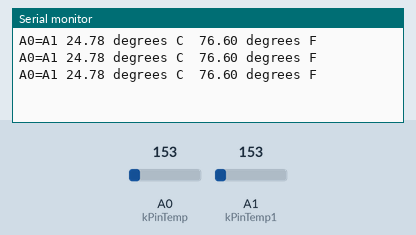
Recording of a sketch running on a simulated Arduino Uno, built with avr-gcc and run on an emulated ATmega328P. Shown: the last lines printed to the serial monitor. The inputs (shaded band) are chosen by the test bench; at power-on: A0 (kPinTemp) = 153, A1 (kPinTemp1) = 153.

Above: at 1.3 s.
1.4 s: A0 (kPinTemp) set to 165
At 1.9 s:
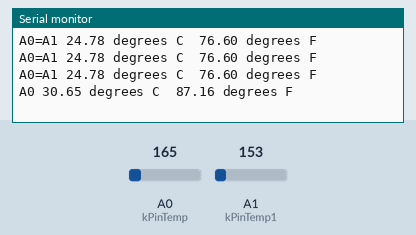
3.5 s: A1 (kPinTemp1) set to 165
At 3.9 s:
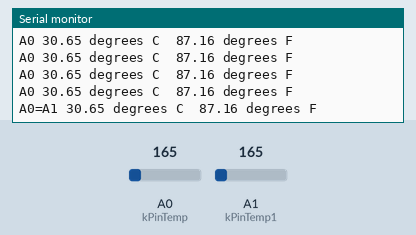
5.0 s: A0 (kPinTemp) set to 175
At 5.4 s:
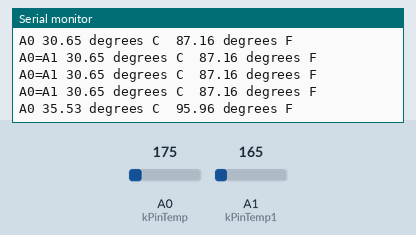
6.5 s: A1 (kPinTemp1) set to 175
At 6.9 s:
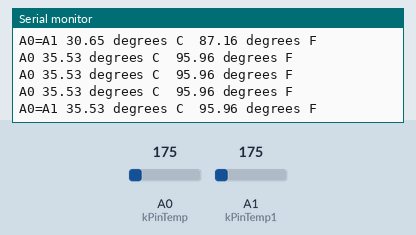
Timing chart, 0 to 9.0 s (numbered marks = the images above; inputs shaded):
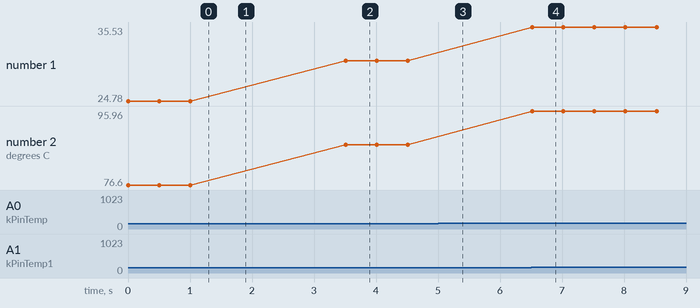

The sketch:

sketch_oct19b.ino
```cpp
// Function Prototypes
float getTemperatureC();
float getTemperatureC1();
float convertToF(float temperatureC);
void function1(String message, float temp);

const int kPinTemp = A0;
const int kPinTemp1 = A1;

int reading;
/////////////////////////////////////////////////////////////////////////////////////////////////
void setup()
{
  Serial.begin(9600);
}
//////////////////////////////////////////////////////////////////////////////////////////////////
void loop()
{
  float temperatureC;
  float temperatureC1;

  temperatureC = getTemperatureC();
  temperatureC1 = getTemperatureC1();
  if (temperatureC > temperatureC1) {
    function1("A0",temperatureC);
  } else if (temperatureC1 > temperatureC) {
    function1("A1",temperatureC1);
  } else if (temperatureC == temperatureC1) {
    function1("A0=A1",temperatureC);
  }
  // now convert to Fahrenheit
  delay(500);
}
/////////////////////////////////////////////////////////////////////////////////////////////////////

void function1(String message, float temp) {
  Serial.print(message );
  Serial.print(" ");
  Serial.print(temp);
  Serial.print(" degrees C  ");
  float temperatureF = convertToF(temp);
  Serial.print(temperatureF);
  Serial.println(" degrees F");
}
////////////////////////////////////////////////////////////////////////////////
float convertToF(float temperatureC)
{
  float tempF = (temperatureC * 9.0 / 5.0) + 32.0;
  return tempF;
}
/////////////////////////////////////////////////////////////////////////////////
float getTemperatureC()
{
  reading = analogRead(kPinTemp);

  float voltage = (reading * 5.0) / 1023;
  // convert from 10 mv per degree with 500mV offset
  // to degrees ((voltage - 500mV) * 100)
  float tempC = (voltage - 0.5) * 100;
  return tempC;
}
/////////////////////////////////////////////////////////////////////////////////
float getTemperatureC1()
{
  reading = analogRead(kPinTemp1);

  float voltage = (reading * 5.0) / 1023;
  // convert from 10 mv per degree with 500mV offset
  // to degrees ((voltage - 500mV) * 100)
  float tempC = (voltage - 0.5) * 100;
  return tempC;
}
///////////////////////////////////////////////////////////////////////////////////
```

Measured:
- after the input at 1.4 s, the serial monitor: prints a new line after 0.11 s (image 1)
- after the input at 3.5 s, the serial monitor: prints a new line at once (image 2)
- after the input at 5.0 s, the serial monitor: prints a new line at once (image 3)
- after the input at 6.5 s, the serial monitor: prints a new line at once (image 4)
